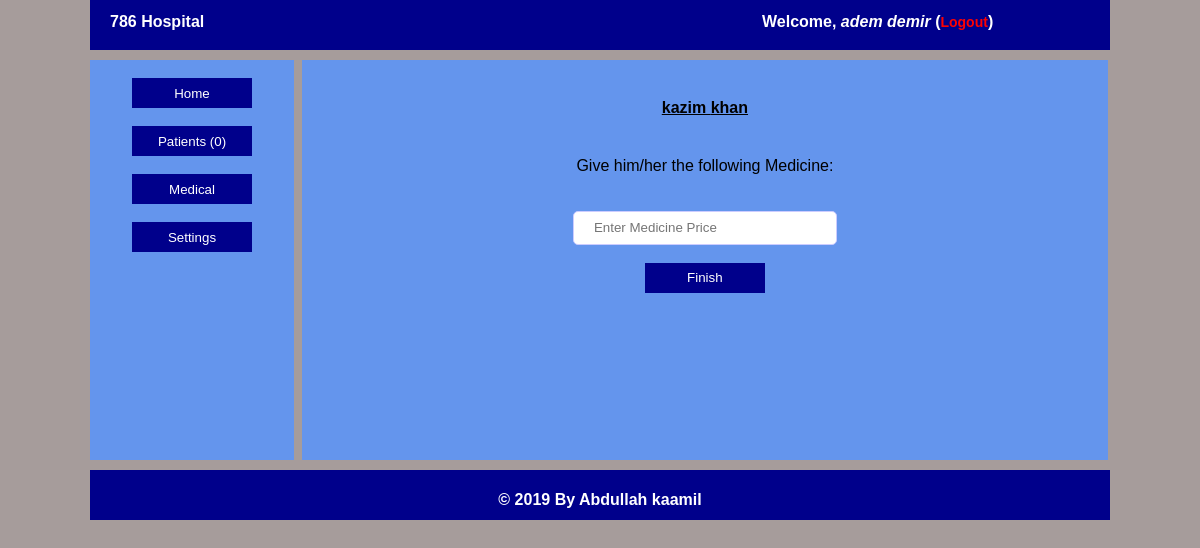
Page /pharmacy/medicine.php?id=2 (signed in) on the committed database.
### tables this page shows
CREATE TABLE `users` (
  `username` varchar(50) NOT NULL,
  `password` varchar(40) NOT NULL,
  `fname` varchar(40) NOT NULL,
  `sname` varchar(40) NOT NULL,
  `type` varchar(40) NOT NULL
);

CREATE TABLE `patient` (
  `id` int(11) NOT NULL,
  `fname` varchar(100) NOT NULL,
  `sname` varchar(100) NOT NULL,
  `email` varchar(255) NOT NULL,
  `address` varchar(255) NOT NULL,
  `phone` varchar(25) NOT NULL,
  `sex` varchar(10) NOT NULL,
  `bloodgroup` varchar(5) NOT NULL,
  `birthyear` int(4) NOT NULL
);

CREATE TABLE `medication` (
  `id` int(11) NOT NULL,
  `patient_id` int(11) NOT NULL,
  `status` varchar(50) NOT NULL,
  `symptoms` longtext NOT NULL,
  `tests` longtext NOT NULL,
  `test_results` longtext NOT NULL,
  `medical` longtext NOT NULL,
  `doctor_type` varchar(20) NOT NULL,
  `doctor_price` int(11) NOT NULL,
  `test_price` int(11) NOT NULL,
  `medical_price` int(11) NOT NULL,
  `date` int(11) NOT NULL,
  `month` int(11) NOT NULL,
  `year` int(11) NOT NULL
);

### pharmacy/medicine.php (the view, shortened to what this page needs)
<!DOCTYPE html>
<html lang="en">
<head>
	<link rel="stylesheet" type="text/css" href="../assets/style.css">
</head>
<body>
	<div class="wrapper">
	<?php
		include "includes/header.php";
		include "includes/left.php";
	 ?>
		<div class="right">
			<br>
			<center>
			<?php
				require '../includes/connect.php';
				$id = $_GET['id'];
				$sql = mysqli_query($con, "SELECT * FROM `medication` WHERE `id`='$id'");
				while ($row=mysqli_fetch_array($sql)) {
					$idd = $row['patient_id'];
					$sql1 = mysqli_query($con, "SELECT * FROM `patient` WHERE `id`='$idd'");
					while ($roww = mysqli_fetch_array($sql1)) {
						echo "<h4 align='center'><u>".$roww['fname']." ".$roww['sname']."</u></h4>";
					}
				}
				 ?><br>
				 <?php
				@require '../includes/connect.php';
				$id = $_GET['id'];
				$sql = mysqli_query($con, "SELECT * FROM `medication` WHERE `id`='$id'");
				while ($row=mysqli_fetch_array($sql)) {
					echo "Give him/her the following Medicine: <br><b>".$row['medical']."</b>";
				}
				 ?><br><br>
				<form action="medicine.php?id=<?php echo $id = $_GET['id']; ?>" method="POST">
				<input type="number" required="required" name="price" class="form" placeholder="Enter Medicine Price"><br><br>
				<input type="submit" value="Finish" class="btnlink" name="btn"><br><br>
			</form>
			</center>
		</div>
		<?php
		include "includes/footer.php";
		 ?>
	</div>
</body>
</html>

### includes/users.php (shortened to what this page needs)
<?php
function pharmacydetails()
{
	include 'connect.php';
    $type = $_SESSION['type'];
    $username = $_SESSION['pharmacy'];
    $sql = "SELECT * FROM `users` WHERE `username`='$username' AND `type`='$type'";
    $query = mysqli_query($con, $sql);
    while ($row = mysqli_fetch_array($query)) {
        echo "Welcome, <i>" . $row['fname'] . " " . $row['sname'] . "</i> (<a href='../logout.php'>Logout</a>)";
    }
}

### assets/style.css (style rules this page uses)
body { margin: 0; padding: 0; background-color: #A69C9B; font-family: Arial,Lucida Sans; }
.wrapper { min-height: 400px; max-height: auto; width: 85%; margin: 0 auto; font-family: Arial,Lucida Sans; }
.headerright a { text-decoration: none; font-size: 14px; color: red; }
.btnlink { height: 30px; width: 120px; background-color: #00008B; border: 0; margin: 0; color: white; cursor: pointer; }
.right { min-height: 400px; max-height: auto; width: 79%; margin-left: 8px; background: #6495ED; margin-top: 10px; float: left; }
.form { height: 30px; width: 240px; border: 1px solid #ccf; border-radius: 5px; padding-left: 20px; }

### rows in the picture
users: fname "adem", sname "demir"
patient: fname "kazim", sname "khan"

### other values in the picture
mysqli_num_rows($query) "0"
